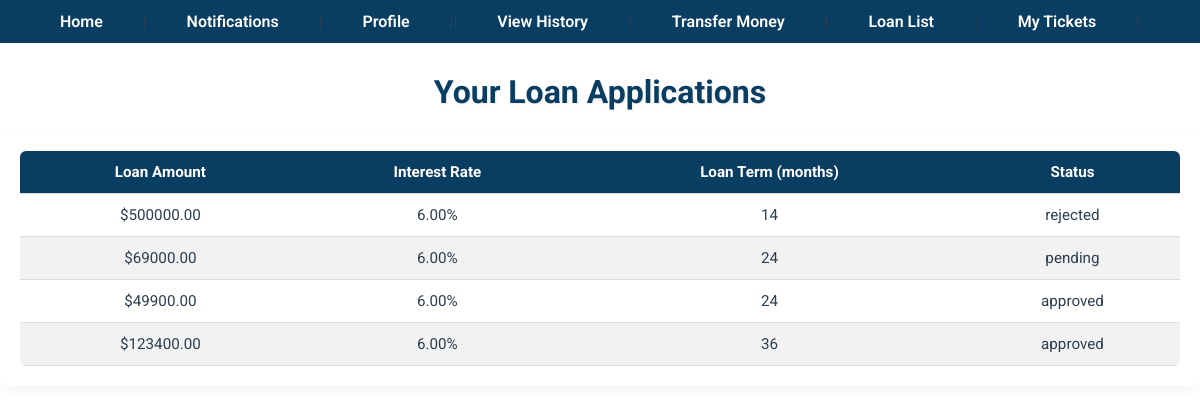
Screenshot of /loans/loan_list/ (signed in) with the database file from the repository.
### loans/models.py (models this page shows, shortened)
class LoanApplication(models.Model):
    LOAN_STATUS_CHOICES = [
        ('pending', 'Pending'),
        ('approved', 'Approved'),
        ('rejected', 'Rejected'),
    ]
    user = models.ForeignKey(User, on_delete=models.CASCADE)
    loan_amount = models.DecimalField(max_digits=12, decimal_places=2)
    interest_rate = models.DecimalField(max_digits=5, decimal_places=2)
    loan_term = models.IntegerField(help_text="Loan term in months")
    status = models.CharField(max_length=10, choices=LOAN_STATUS_CHOICES, default='pending')
    date_submitted = models.DateTimeField(auto_now_add=True)

### loans/views.py (the view)
# urls.py: path('loan_list/', views.loan_list, name='loan_list'),
@login_required
def loan_list(request):
    loans = LoanApplication.objects.filter(user=request.user)
    return render(request, 'loans/loan_list.html', {'loans': loans})

### loans/templates/loans/loan_list.html
{% extends "accounts/base.html" %}
{% block content %}
  <h2>Your Loan Applications</h2>
  {% if loans %}
    <div class="table-container">
      <table class="styled-table">
          <thead>
              <tr>
                  <th>Loan Amount</th>
                  <th>Interest Rate</th>
                  <th>Loan Term (months)</th>
                  <th>Status</th>
              </tr>
          </thead>
          <tbody>
              {% for loan in loans %}
                  <tr>
                      <td>${{ loan.loan_amount }}</td>
                      <td>{{ loan.interest_rate }}%</td>
                      <td>{{ loan.loan_term }}</td>
                      <td>{{ loan.status }}</td>
                  </tr>
              {% endfor %}
          </tbody>
      </table>
    </div>
  {% else %}
    <p>No loan applications found.</p>
  {% endif %}
{% endblock %}

### accounts/static/accounts/styles.css (style rules this page uses)
body { font-family: 'Roboto', sans-serif; background-color: white; margin: 0; padding: 0; color: #2c3e50; }
h2, h3 { color: #34495e; margin-bottom: 12px; font-weight: 600; }
h2 { color: #0a3d62; text-align: center; margin-top: 30px; margin-bottom: 20px; font-weight: 700; font-size: 2rem; font-family: 'Roboto', sans-serif; text-shadow: 1px 1px 2px rgba(0,0,0,0.1); }
.table-container { overflow-x: auto; margin-top: 20px; background-color: #ffffff; padding: 20px; border-radius: 8px; box-shadow: 0 4px 12px rgba(0, 0, 0, 0.05); }
.styled-table { width: 100%; border-collapse: collapse; font-size: 0.95rem; min-width: 600px; border-radius: 6px; overflow: hidden; }
.styled-table thead { background-color: #0a3d62; color: #ffffff; text-align: center; }
.styled-table th, .styled-table td { padding: 12px 15px; border-bottom: 1px solid #dddddd; text-align: center; }
.styled-table tr:nth-child(even) { background-color: #f2f2f2; }

### rows the page displays
LoanApplication: loan_amount "500000.00", interest_rate "6.00", loan_term "14", status "rejected"
LoanApplication: loan_amount "69000.00", interest_rate "6.00", loan_term "24", status "pending"
LoanApplication: loan_amount "49900.00", interest_rate "6.00", loan_term "24", status "approved"
LoanApplication: loan_amount "123400.00", interest_rate "6.00", loan_term "36", status "approved"
